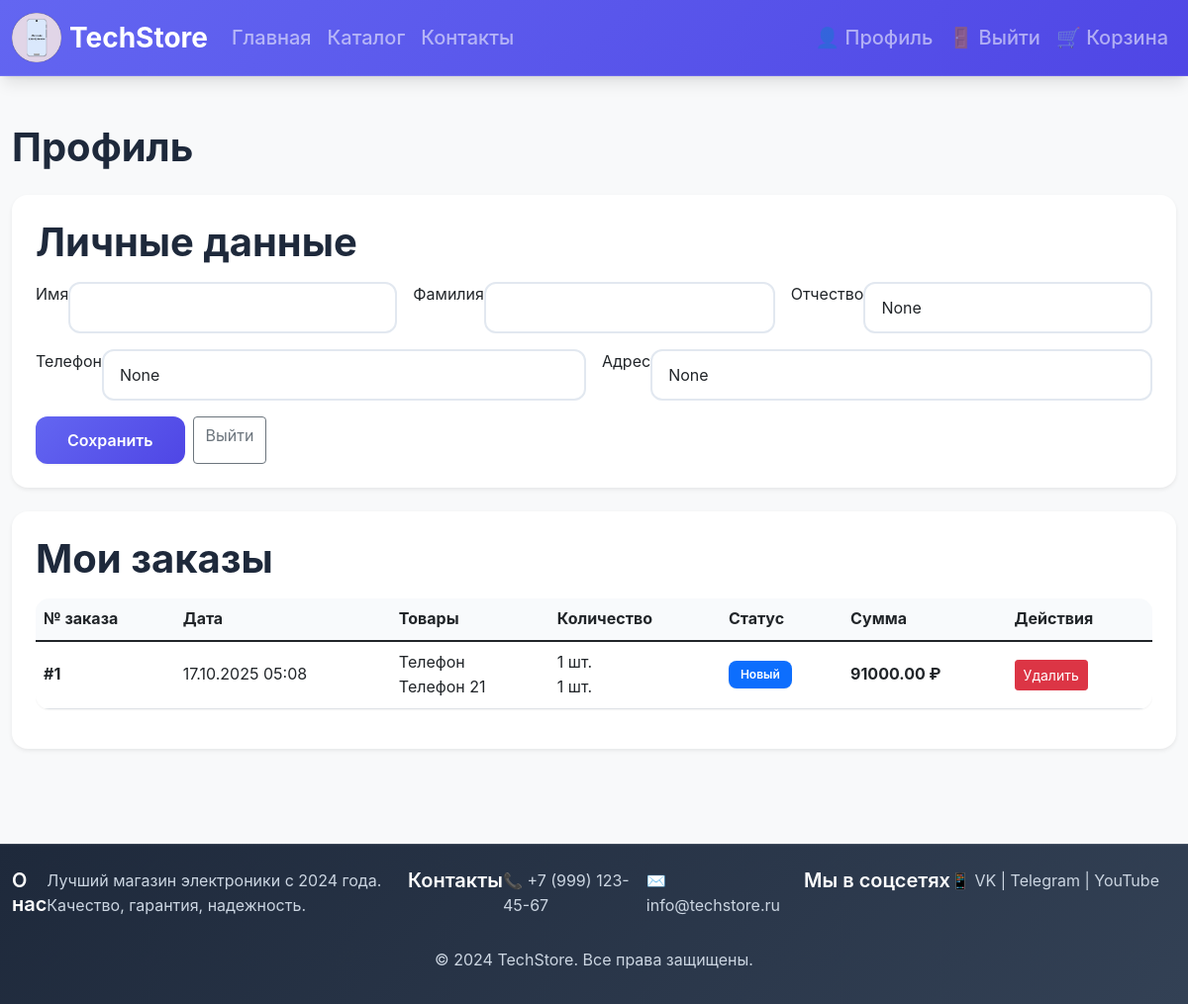
Page /profile/ (signed in) on the committed database.
### main/models.py (models this page shows, shortened)
class UserProfile(models.Model):
    user = models.OneToOneField(User, on_delete=models.CASCADE, verbose_name="Пользователь")
    patronymic = models.CharField(max_length=100, blank=True, null=True, verbose_name="Отчество")
    phone = models.CharField(max_length=20, blank=True, null=True, verbose_name="Телефон")
    birth_date = models.DateField(blank=True, null=True, verbose_name="Дата рождения")
    address = models.TextField(blank=True, null=True, verbose_name="Адрес")
    avatar = models.ImageField(upload_to='avatars/', blank=True, null=True, verbose_name="Аватар")
    created_at = models.DateTimeField(auto_now_add=True, verbose_name="Дата создания")
    updated_at = models.DateTimeField(auto_now=True, verbose_name="Дата обновления")
    class Meta:
        verbose_name = "Профиль пользователя"
        verbose_name_plural = "Профили пользователей"

class Order(models.Model):
    STATUS_CHOICES = [
        ('new', 'Новый'),
        ('confirmed', 'Подтвержден'),
        ('processing', 'В обработке'),
        ('shipped', 'Отправлен'),
        ('delivered', 'Доставлен'),
        ('cancelled', 'Отменен'),
    ]
    user = models.ForeignKey(User, on_delete=models.CASCADE, verbose_name="Пользователь")
    created_at = models.DateTimeField(auto_now_add=True, verbose_name="Создан")
    total_price = models.DecimalField(max_digits=12, decimal_places=2, default=0, verbose_name="Сумма")
    status = models.CharField(max_length=20, choices=STATUS_CHOICES, default='new', verbose_name="Статус")
    cancellation_reason = models.TextField(blank=True, null=True, verbose_name="Причина отказа")
    class Meta:
        verbose_name = "Заказ"
        verbose_name_plural = "Заказы"
        ordering = ['-created_at']  # От новых к старым
    @property
    def can_be_deleted(self):
        return self.status == 'new'

class OrderItem(models.Model):
    order = models.ForeignKey(Order, on_delete=models.CASCADE, related_name='items', verbose_name="Заказ")
    product = models.ForeignKey(Product, on_delete=models.PROTECT, verbose_name="Товар")
    quantity = models.PositiveIntegerField(verbose_name="Кол-во")
    price = models.DecimalField(max_digits=10, decimal_places=2, verbose_name="Цена за ед.")
    class Meta:
        verbose_name = "Позиция заказа"
        verbose_name_plural = "Позиции заказа"

class Product(models.Model):
    category = models.ForeignKey(Category, on_delete=models.PROTECT, related_name='products', verbose_name="Категория")
    name = models.CharField(max_length=200, verbose_name="Наименование")
    slug = models.SlugField(max_length=220, unique=True, verbose_name="Слаг")
    price = models.DecimalField(max_digits=10, decimal_places=2, verbose_name="Цена")
    year = models.PositiveSmallIntegerField(verbose_name="Год выпуска")
    country = models.CharField(max_length=100, verbose_name="Страна-производитель")
    model = models.CharField(max_length=100, verbose_name="Модель")
    image = models.ImageField(upload_to='products/', blank=True, null=True, verbose_name="Фото")
    stock = models.PositiveIntegerField(default=0, verbose_name="Остаток на складе")
    in_stock = models.BooleanField(default=True, verbose_name="В наличии")
    created_at = models.DateTimeField(auto_now_add=True, verbose_name="Добавлен")
    class Meta:
        verbose_name = "Товар"
        verbose_name_plural = "Товары"
        ordering = ['-created_at']  # по умолчанию новизна

### main/views.py (the view)
# urls.py: path('profile/', views.profile, name='profile'),
@login_required
def profile(request):
    user_profile = request.user.userprofile
    orders = Order.objects.filter(user=request.user).prefetch_related('items__product').order_by('-created_at')
    context = {
        'user_profile': user_profile,
        'user_sessions': UserSession.objects.filter(user=request.user, is_active=True).order_by('-last_activity')[:5],
        'orders': orders
    }
    return render(request, 'profile.html', context)

### templates/profile.html (shortened to what this page needs)
{% extends 'base.html' %}
{% load static %}
{% block content %}
<div class="container py-5" style="max-width: 1200px;">
    <h1 class="mb-4">Профиль</h1>
    <div class="card shadow-sm mb-4">
        <div class="card-body p-4">
            <h3 class="mb-3">Личные данные</h3>
            <form id="profileForm">
                <div class="row g-3">
                    <div class="col-md-4">
                        <label class="form-label">Имя</label>
                        <input type="text" class="form-control" id="first_name" value="{{ request.user.first_name }}">
                    </div>
                    <div class="col-md-4">
                        <label class="form-label">Фамилия</label>
                        <input type="text" class="form-control" id="last_name" value="{{ request.user.last_name }}">
                    </div>
                    <div class="col-md-4">
                        <label class="form-label">Отчество</label>
                        <input type="text" class="form-control" id="patronymic" value="{{ user_profile.patronymic }}">
                    </div>
                    <div class="col-md-6">
                        <label class="form-label">Телефон</label>
                        <input type="text" class="form-control" id="phone" value="{{ user_profile.phone }}">
                    </div>
                    <div class="col-md-6">
                        <label class="form-label">Адрес</label>
                        <input type="text" class="form-control" id="address" value="{{ user_profile.address }}">
                    </div>
                </div>
                <div class="d-flex gap-2 mt-3">
                    <button class="btn btn-primary" type="submit">Сохранить</button>
                    <a href="{% url 'logout' %}" class="btn btn-outline-secondary">Выйти</a>
                </div>
            </form>
        </div>
    </div>
    <div class="card shadow-sm">
        <div class="card-body p-4">
            <h3 class="mb-3">Мои заказы</h3>
            {% if orders %}
                <div class="table-responsive">
                    <table class="table table-hover">
                        <thead>
                            <tr>
                                <th>№ заказа</th>
                                <th>Дата</th>
                                <th>Товары</th>
                                <th>Количество</th>
                                <th>Статус</th>
                                <th>Сумма</th>
                                <th>Действия</th>
                            </tr>
                        </thead>
                        <tbody>
                            {% for order in orders %}
                            <tr id="order-{{ order.id }}">
                                <td><strong>#{{ order.id }}</strong></td>
                                <td>{{ order.created_at|date:"d.m.Y H:i" }}</td>
                                <td>
                                    <ul class="list-unstyled mb-0">
                                        {% for item in order.items.all %}
                                        <li>{{ item.product.name }}</li>
                                        {% endfor %}
                                    </ul>
                                </td>
                                <td>
                                    <ul class="list-unstyled mb-0">
                                        {% for item in order.items.all %}
                                        <li>{{ item.quantity }} шт.</li>
                                        {% endfor %}
                                    </ul>
                                </td>
                                <td>
                                    <span class="badge
                                        {% if order.status == 'new' %}bg-primary
                                        {% elif order.status == 'confirmed' %}bg-success
                                        {% elif order.status == 'processing' %}bg-info
                                        {% elif order.status == 'shipped' %}bg-warning
                                        {% elif order.status == 'delivered' %}bg-success
                                        {% elif order.status == 'cancelled' %}bg-danger
                                        {% endif %}">
                                        {{ order.get_status_display }}
                                    </span>
                                </td>
                                <td><strong>{{ order.total_price }} ₽</strong></td>
                                <td>
                                    {% if order.can_be_deleted %}
                                    <button class="btn btn-sm btn-danger js-delete-order" data-order-id="{{ order.id }}">
                                        Удалить
                                    </button>
                                    {% else %}
                                    <span class="text-muted">—</span>
                                    {% endif %}
                                </td>
                            </tr>
                            {% endfor %}
                        </tbody>
                    </table>
                </div>
            {% else %}
                <p class="text-muted">У вас пока нет заказов.</p>
            {% endif %}
        </div>
    </div>
</div>
{% endblock %}

### static/css/style.css (style rules this page uses)
body { font-family: 'Inter', 'Segoe UI', Tahoma, Geneva, Verdana, sans-serif; background-color: #f8f9fa; line-height: 1.6; }
:root { --primary-color: #6366f1; --primary-dark: #4f46e5; --secondary-color: #f1f5f9; --accent-color: #06b6d4; --text-dark: #1e293b; --text-light: #64748b; --border-color: #e2e8f0; --shadow-sm: 0 1px 2px 0 rgb(0 0 0 / 0.05); --shadow-md: 0 4px 6px -1px rgb(0 0 0 / 0.1), 0 2px 4px -2px rgb(0 0 0 / 0.1); --shadow-lg: 0 10px 15px -3px rgb(0 0 0 / 0.1), 0 4px 6px -4px rgb(0 0 0 / 0.1); --shadow-xl: 0 20px 25px -5px rgb(0 0 0 / 0.1), 0 8px 10px -6px rgb(0 0 0 / 0.1); }
.badge { font-size: 0.8rem; z-index: 10; }
.btn-primary { background: linear-gradient(45deg, #007bff, #0056b3); border: none; border-radius: 25px; padding: 8px 20px; transition: all 0.3s ease; }
.card { animation: scaleIn 0.6s ease-out; }
html { scroll-behavior: smooth; }
h1, h2, h3, h4, h5, h6 { font-weight: 700; color: var(--text-dark); }
.form-control { border-radius: 12px; border: 2px solid var(--border-color); padding: 0.75rem 1rem; transition: all 0.3s ease; }
.badge { font-size: 0.75rem; font-weight: 600; padding: 0.5rem 0.75rem; border-radius: 8px; z-index: 10; box-shadow: var(--shadow-sm); }
.btn-primary { background: linear-gradient(135deg, var(--primary-color) 0%, var(--primary-dark) 100%); border: none; border-radius: 12px; padding: 0.75rem 2rem; font-weight: 600; transition: all 0.3s ease; box-shadow: var(--shadow-sm); }
.container { max-width: 1200px; }
.row > [class^="col-"] { display: flex; }
table.table th, table.table td { vertical-align: middle; }
.table { background: white; border-radius: 14px; overflow: hidden; box-shadow: var(--shadow-sm); }
.table thead th { background: #f8fafc; border-bottom: 0; }
.card { border: none; border-radius: 16px; box-shadow: var(--shadow-sm); transition: all 0.3s ease; background: white; }
.card-body h3 { font-size: 2.5rem; margin-bottom: 1rem; }

### rows in the picture
UserProfile: patronymic "None", phone "None", address "None"
Order: id "1", created_at "17.10.2025 05:08", status "Новый", total_price "91000.00"
OrderItem: product.name "Телефон", quantity "1"
OrderItem: product.name "Телефон 21", quantity "1"
